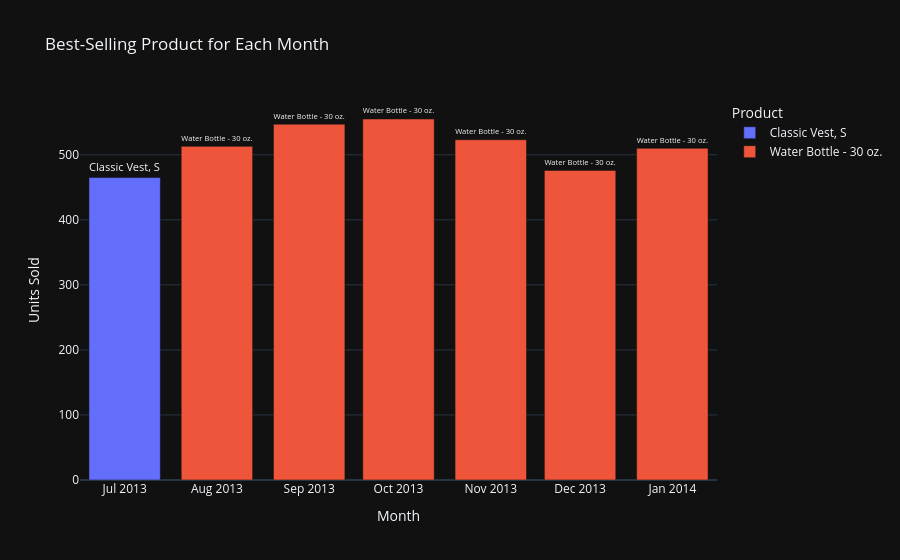

Notebook code cell kept with this figure:
### Code cell
run_agent_with_error_handling('show me the graphs of best seler product for each month')

### Figure 1 — Plotly figure (JSON) as saved in the notebook; plotly's stock layout.template omitted (floating-point values rounded to 4 significant figures)
{"data": [{"hovertemplate": "Product=%{text}<br>Month=%{x}<br>Units Sold=%{y}<extra></extra>", "legendgroup": "Classic Vest, S", "marker": {"color": "#636efa", "pattern": {"shape": ""}}, "name": "Classic Vest, S", "orientation": "v", "showlegend": true, "text": ["Classic Vest, S"], "textposition": "outside", "x": ["2013-07"], "xaxis": "x", "y": [465.0], "yaxis": "y", "type": "bar"}, {"hovertemplate": "Product=%{text}<br>Month=%{x}<br>Units Sold=%{y}<extra></extra>", "legendgroup": "Water Bottle - 30 oz.", "marker": {"color": "#EF553B", "pattern": {"shape": ""}}, "name": "Water Bottle - 30 oz.", "orientation": "v", "showlegend": true, "text": ["Water Bottle - 30 oz.", "Water Bottle - 30 oz.", "Water Bottle - 30 oz.", "Water Bottle - 30 oz.", "Water Bottle - 30 oz.", "Water Bottle - 30 oz."], "textposition": "outside", "x": ["2013-08", "2013-09", "2013-10", "2013-11", "2013-12", "2014-01"], "xaxis": "x", "y": [513.0, 547.0, 555.0, 523.0, 476.0, 510.0], "yaxis": "y", "type": "bar"}], "layout": {"xaxis": {"anchor": "y", "domain": [0.0, 1.0], "title": {"text": "Month"}}, "yaxis": {"anchor": "x", "domain": [0.0, 1.0], "title": {"text": "Units Sold"}}, "legend": {"title": {"text": "Product"}, "tracegroupgap": 0}, "title": {"text": "Best-Selling Product for Each Month"}, "barmode": "relative", "bargap": 0.2}}
